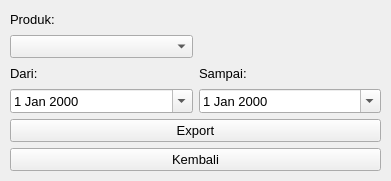
<?xml version="1.0" encoding="UTF-8"?>
<ui version="4.0">
 <class>Form</class>
 <widget class="QWidget" name="Form">
  <property name="geometry">
   <rect>
    <x>0</x>
    <y>0</y>
    <width>391</width>
    <height>181</height>
   </rect>
  </property>
  <property name="windowTitle">
   <string>Form</string>
  </property>
  <widget class="QWidget" name="gridLayoutWidget">
   <property name="geometry">
    <rect>
     <x>10</x>
     <y>10</y>
     <width>371</width>
     <height>161</height>
    </rect>
   </property>
   <layout class="QGridLayout" name="gridLayout">
    <item row="5" column="0" colspan="2">
     <widget class="QPushButton" name="btn_back">
      <property name="font">
       <font>
        <pointsize>10</pointsize>
       </font>
      </property>
      <property name="text">
       <string>Kembali</string>
      </property>
     </widget>
    </item>
    <item row="3" column="0">
     <widget class="QDateEdit" name="in_from">
      <property name="font">
       <font>
        <pointsize>10</pointsize>
       </font>
      </property>
      <property name="calendarPopup">
       <bool>true</bool>
      </property>
     </widget>
    </item>
    <item row="4" column="0" colspan="2">
     <widget class="QPushButton" name="btn_export">
      <property name="font">
       <font>
        <pointsize>10</pointsize>
       </font>
      </property>
      <property name="text">
       <string>Export</string>
      </property>
     </widget>
    </item>
    <item row="2" column="1">
     <widget class="QLabel" name="label_2">
      <property name="font">
       <font>
        <pointsize>10</pointsize>
       </font>
      </property>
      <property name="text">
       <string>Sampai:</string>
      </property>
     </widget>
    </item>
    <item row="1" column="0">
     <widget class="QComboBox" name="cmb_prod">
      <property name="font">
       <font>
        <pointsize>10</pointsize>
       </font>
      </property>
     </widget>
    </item>
    <item row="2" column="0">
     <widget class="QLabel" name="label">
      <property name="font">
       <font>
        <pointsize>10</pointsize>
       </font>
      </property>
      <property name="text">
       <string>Dari:</string>
      </property>
     </widget>
    </item>
    <item row="3" column="1">
     <widget class="QDateEdit" name="in_to">
      <property name="font">
       <font>
        <pointsize>10</pointsize>
       </font>
      </property>
      <property name="calendarPopup">
       <bool>true</bool>
      </property>
     </widget>
    </item>
    <item row="0" column="0">
     <widget class="QLabel" name="label_3">
      <property name="font">
       <font>
        <pointsize>10</pointsize>
       </font>
      </property>
      <property name="text">
       <string>Produk:</string>
      </property>
     </widget>
    </item>
   </layout>
  </widget>
 </widget>
 <resources/>
 <connections/>
</ui>
